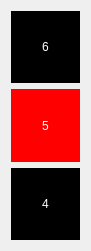
  <widget class="QWidget" name="gridLayoutWidget_2">
   <property name="geometry">
    <rect>
     <x>750</x>
     <y>160</y>
     <width>91</width>
     <height>251</height>
    </rect>
   </property>
   <layout class="QGridLayout" name="gridLayout_2">
    <item row="6" column="0">
     <widget class="QPushButton" name="pushButton_4">
      <property name="sizePolicy">
       <sizepolicy hsizetype="Minimum" vsizetype="Preferred">
        <horstretch>0</horstretch>
        <verstretch>0</verstretch>
       </sizepolicy>
      </property>
      <property name="sizeIncrement">
       <size>
        <width>0</width>
        <height>0</height>
       </size>
      </property>
      <property name="styleSheet">
       <string notr="true">background:rgb(0, 0, 0);
border: 2 px solid;
color: white;
font: 20pt &quot;Chandas&quot;;</string>
      </property>
      <property name="text">
       <string>4</string>
      </property>
      <property name="flat">
       <bool>false</bool>
      </property>
     </widget>
    </item>
    <item row="5" column="0">
     <widget class="QPushButton" name="pushButton_5">
      <property name="sizePolicy">
       <sizepolicy hsizetype="Minimum" vsizetype="Preferred">
        <horstretch>0</horstretch>
        <verstretch>0</verstretch>
       </sizepolicy>
      </property>
      <property name="styleSheet">
       <string notr="true">background:rgb(255, 0, 0);
border: 2 px solid;
color: white;
font: 20pt &quot;Chandas&quot;;</string>
      </property>
      <property name="text">
       <string>5</string>
      </property>
     </widget>
    </item>
    <item row="3" column="0">
     <widget class="QPushButton" name="pushButton_6">
      <property name="sizePolicy">
       <sizepolicy hsizetype="Minimum" vsizetype="Preferred">
        <horstretch>0</horstretch>
        <verstretch>0</verstretch>
       </sizepolicy>
      </property>
      <property name="styleSheet">
       <string notr="true">background:rgb(0, 0, 0);
border: 2 px solid;
color: white;
font: 20pt &quot;Chandas&quot;;</string>
      </property>
      <property name="text">
       <string>6</string>
      </property>
     </widget>
    </item>
   </layout>
  </widget>
